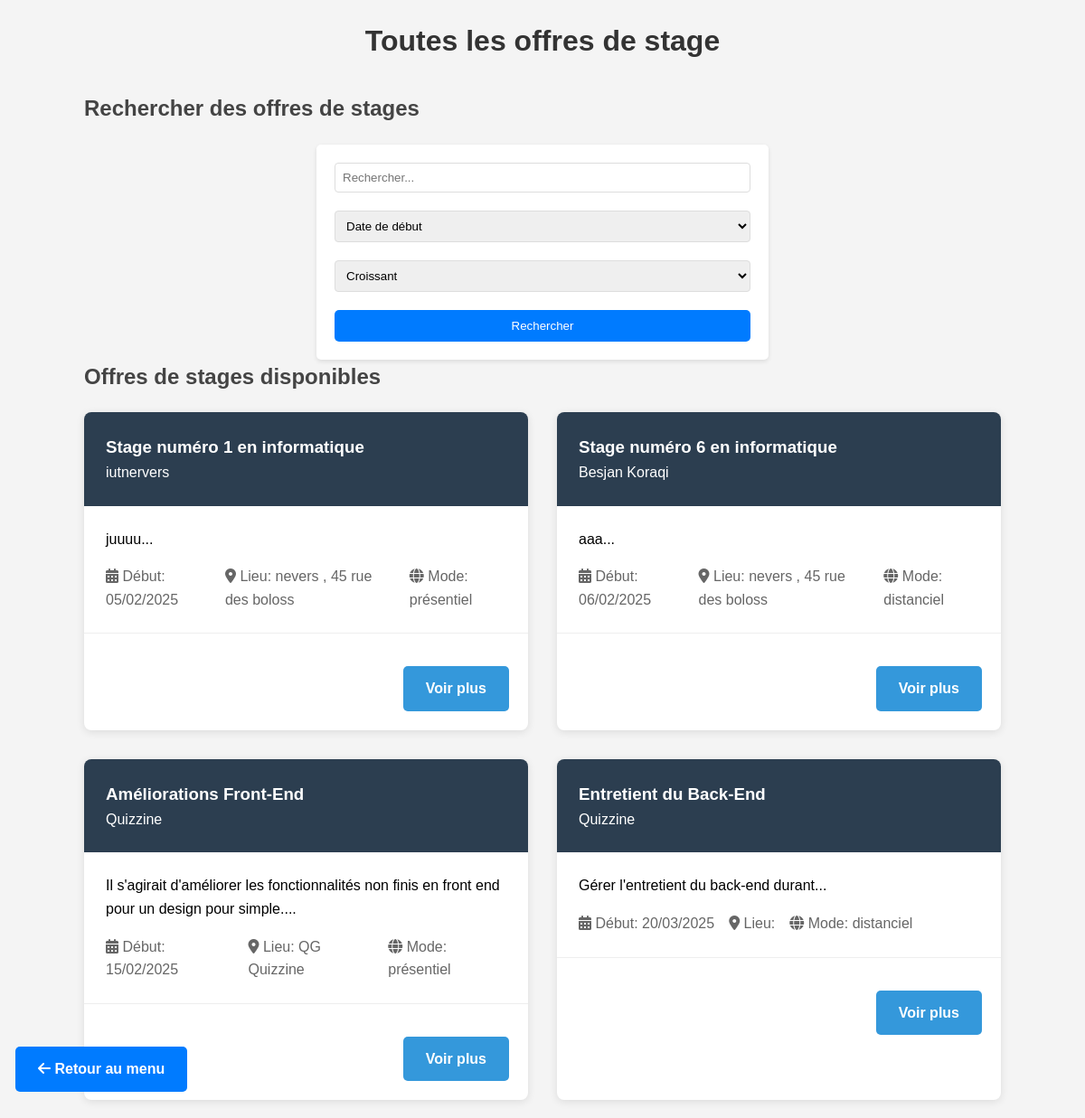
The page /app/views/internships/all_internships.php on the database its author committed.
### tables this page shows
CREATE TABLE `offres_stages` (
  `id` int(11) NOT NULL,
  `entreprise_id` int(11) DEFAULT NULL,
  `titre` varchar(100) NOT NULL,
  `description` text,
  `date_debut` date DEFAULT NULL,
  `date_fin` date DEFAULT NULL,
  `lieu` varchar(255) DEFAULT NULL,
  `mode_stage` enum('distanciel','présentiel') NOT NULL,
  `logo` varchar(255) DEFAULT NULL
);

CREATE TABLE `entreprises` (
  `id` int(11) NOT NULL,
  `siret` varchar(14) NOT NULL,
  `nom` varchar(100) NOT NULL,
  `adresse` varchar(255) DEFAULT NULL,
  `ville` varchar(100) DEFAULT NULL,
  `code_postal` varchar(10) DEFAULT NULL,
  `pays` varchar(100) DEFAULT NULL,
  `telephone` varchar(20) DEFAULT NULL,
  `site_web` varchar(255) DEFAULT NULL,
  `lieu` varchar(255) DEFAULT NULL,
  `tva_intracommunautaire` varchar(50) DEFAULT NULL,
  `secteur_activite` varchar(100) DEFAULT NULL,
  `description` text,
  `adresse_facturation` varchar(255) DEFAULT NULL,
  `logo` varchar(255) DEFAULT NULL,
  `nom_contact` varchar(100) DEFAULT NULL,
  `username` varchar(100) NOT NULL,
  `email` varchar(255) NOT NULL,
  `password` varchar(255) NOT NULL,
  `role` enum('etudiant','entreprise','admin') NOT NULL DEFAULT 'entreprise',
  `date_creation` timestamp NOT NULL DEFAULT CURRENT_TIMESTAMP,
  `icone` varchar(255) DEFAULT NULL
);

### app/views/internships/all_internships.php (the view, shortened to what this page needs)
<?php
require_once $_SERVER['DOCUMENT_ROOT'] . '/Gestion_Stage/app/config/database.php';
$search = $_GET['search'] ?? '';
$sort = $_GET['sort'] ?? 'date_debut';
$order = $_GET['order'] ?? 'ASC';
$query = "SELECT o.*, e.nom as entreprise_nom
          FROM offres_stages o
          JOIN entreprises e ON o.entreprise_id = e.id
          WHERE o.titre LIKE :search OR o.description LIKE :search OR e.nom LIKE :search
          ORDER BY $sort $order";
$stmt = $pdo->prepare($query);
$stmt->bindValue(':search', "%$search%", PDO::PARAM_STR);
$stmt->execute();
$internships = $stmt->fetchAll();
?>
<!DOCTYPE html>
<html lang="fr">
<head>
    <link rel="stylesheet" href="https://cdnjs.cloudflare.com/ajax/libs/font-awesome/6.1.1/css/all.min.css">
    <link rel="stylesheet" href="/Gestion_Stage/public/assets/css/style.css">
    <link rel="stylesheet" href="/Gestion_Stage/public/assets/css/style_all_internships.css">
</head>
<body>
    <header>
        <div class="container-all-internships">
            <h1>Toutes les offres de stage</h1>
        </div>
    </header>
    <main class="container-all-internships">
        <h2>Rechercher des offres de stages</h2>
        <form action="" method="get">
            <input type="text" name="search" placeholder="Rechercher..." value="<?php echo htmlspecialchars($search); ?>">
            <select name="sort">
                <option value="date_debut" <?php echo $sort == 'date_debut' ? 'selected' : ''; ?>>Date de début</option>
            </select>
            <select name="order">
                <option value="ASC" <?php echo $order == 'ASC' ? 'selected' : ''; ?>>Croissant</option>
            </select>
            <button type="submit" class="btn-primary">Rechercher</button>
        </form>
        <h2>Offres de stages disponibles</h2>
        <div class="offers-grid">
            <?php if (empty($internships)): ?>
                <p>Aucune offre de stage ne correspond à votre recherche.</p>
            <?php else: ?>
                <?php foreach ($internships as $internship): ?>
                    <div class="offer-card">
                        <div class="offer-header">
                            <div class="offer-header-content">
                                <div>
                                    <h3><?php echo htmlspecialchars($internship['titre']); ?></h3>
                                    <span class="company-name">
                                        <?php echo htmlspecialchars($internship['entreprise_nom'] ?? 'Entreprise inconnue'); ?>
                                    </span>
                                </div>
                            </div>
                        </div>
                        <div class="offer-body">
                            <p><?php echo htmlspecialchars(substr($internship['description'], 0, 100)) . '...'; ?></p>
                            <div class="offer-details">
                                <span><i class="fas fa-calendar-alt"></i> Début: <?php echo date('d/m/Y', strtotime($internship['date_debut'])); ?></span>
                                <span><i class="fas fa-map-marker-alt"></i> Lieu: <?php echo htmlspecialchars($internship['lieu']); ?></span>
                                <span><i class="fas fa-globe"></i> Mode: <?php echo htmlspecialchars($internship['mode_stage']); ?></span>
                            </div>
                        </div>
                        <div class="offer-footer">
                            <a href="/Gestion_Stage/app/views/internships/stage_details.php?id=<?php echo $internship['id']; ?>" class="btn btn-details">Voir plus</a>
                        </div>
                    </div>
                <?php endforeach; ?>
            <?php endif; ?>
        </div>
    </main>
    <a href="/Gestion_Stage/index.php" class="btn index-button"><i class="fas fa-arrow-left"></i> Retour au menu</a>
</body>
</html>

### public/assets/css/style.css (style rules this page uses)
:root { --primary-color: #2c3e50; --secondary-color: #3498db; --accent-color: #e74c3c; --secondary-color-hover: #4ea8e4; --accent-color-hover: #f26858; --text-color: #333; --light-gray: #f5f6fa; --border-radius: 8px; }
* { margin: 0; padding: 0; box-sizing: border-box; }
body { font-family: Arial, sans-serif; line-height: 1.6; background-color: #f4f4f4; padding: 20px; }
h1 { text-align: center; color: #333; margin-bottom: 30px; font-size: 2rem; }
h2 { color: #444; margin-bottom: 20px; }
form { background: white; padding: 20px; border-radius: 5px; box-shadow: 0 2px 5px rgba(0,0,0,0.1); max-width: 500px; margin: 0 auto; }
input, select { width: 100%; padding: 8px; margin-bottom: 20px; border: 1px solid #ddd; border-radius: 4px; }
button { background: #3498db; color: white; padding: 10px 20px; border: none; border-radius: 4px; cursor: pointer; width: 100%; }
a { color: #3498db; text-decoration: none; }
.btn { display: inline-block; padding: 8px 16px; margin: 5px; border-radius: 4px; text-decoration: none; }
.btn-primary { background: #3498db; color: white; }
.index-button { position: fixed; bottom: 2%; left: 1%; background: var(--secondary-color); color: white; transition: background-color 0.2s ease; padding: 7px; border-radius: 4px; }
.btn { display: inline-block; padding: 12px 25px; background-color: #007bff; color: white; border-radius: 5px; font-weight: bold; text-decoration: none; margin-top: 20px; transition: background-color 0.2s ease; }
button.btn-primary { background-color: #007bff; color: white; border: none; padding: 10px 20px; border-radius: 5px; cursor: pointer; }

### public/assets/css/style_all_internships.css (style rules this page uses)
:root { --primary-color: #2c3e50; --secondary-color: #3498db; --accent-color: #e74c3c; --secondary-color-hover: #4ea8e4; --accent-color-hover: #f26858; --text-color: #333; --light-gray: #f5f6fa; --border-radius: 8px; }
.container-all-internships { max-width: 90%; margin: 0 auto; padding: 0 15px; }
.offers-grid { display: grid; gap: 2rem; }
.offers-grid { display: grid; grid-template-columns: repeat(2, 1fr); gap: 2rem; }
.offer-card { background: white; border-radius: var(--border-radius); box-shadow: 0 2px 10px rgba(0,0,0,0.1); overflow: hidden; }
.offer-header { padding: 1.5rem; background: var(--primary-color); color: white; }
.offer-body { padding: 1.5rem; }
.offer-details { display: flex; gap: 1rem; margin-top: 1rem; color: #666; }
.offer-card { opacity: 0; transform: translateY(30px); transition: opacity 0.5s ease, transform 0.5s ease; }
.offer-card.visible { opacity: 1; transform: translateY(0); }
.offer-footer { padding: 1rem; border-top: 1px solid #eee; text-align: right; }
.btn-details { background-color: var(--secondary-color); color: white; transition: background-color 0.2s ease; }

### rows shown on the page
offres_stages: titre "Stage numéro 1 en informatique", entreprise.nom "iutnervers", description "juuuu", date_debut "05/02/2025", lieu "nevers , 45 rue des boloss", mode_stage "présentiel"
offres_stages: titre "Stage numéro 6 en informatique", entreprise.nom "Besjan Koraqi", description "aaa", date_debut "06/02/2025", lieu "nevers , 45 rue des boloss", mode_stage "distanciel"
offres_stages: titre "Améliorations Front-End", entreprise.nom "Quizzine", description "Il s'agirait d'améliorer les fonctionnalités non finis en front end pour un design pour simple.", date_debut "15/02/2025", lieu "QG Quizzine", mode_stage "présentiel"
offres_stages: titre "Entretient du Back-End", entreprise.nom "Quizzine", description "Gérer l'entretient du back-end durant", date_debut "20/03/2025", mode_stage "distanciel"
